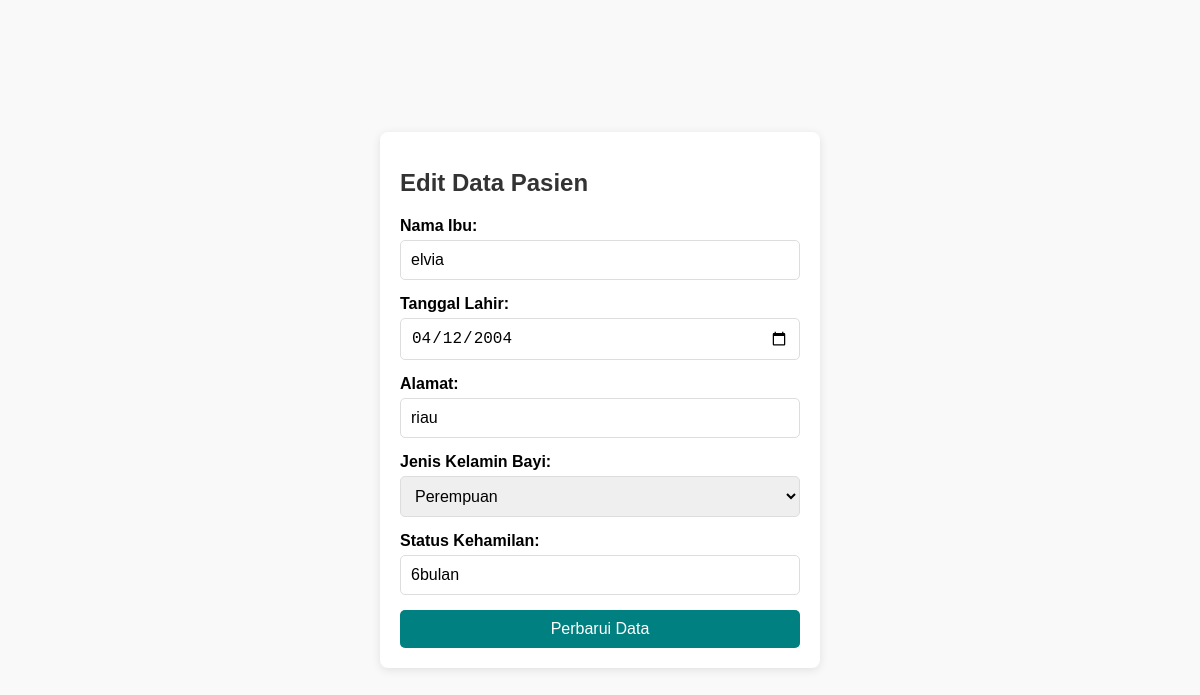
The app's page /edit.php?id=1 (signed in) with its own data.
### tables this page shows
CREATE TABLE `pasien_klinik` (
  `id` int(11) NOT NULL,
  `nama_ibu` varchar(100) NOT NULL,
  `tanggal_lahir` date NOT NULL,
  `alamat` text NOT NULL,
  `jenis_kelamin_bayi` enum('Laki-Laki','Perempuan') NOT NULL,
  `status_kehamilan` varchar(50) NOT NULL
);

### edit.php (the view, shortened to what this page needs)
<?php
include_once("config.php");
if (isset($_GET['id'])) {
    $id = $_GET['id'];
} else {
    header("Location: data_pasien_klinik.php");
    exit();
}
$result = mysqli_query($mysqli, "SELECT * FROM pasien_klinik WHERE id=$id");
if (mysqli_num_rows($result) == 1) {
    $pasien = mysqli_fetch_array($result);
} else {
    echo "Data pasien tidak ditemukan!";
    exit();
}
?>
<!DOCTYPE html>
<html lang="id">
<head>
</head>
<body>
    <div class="form-container">
        <h1>Edit Data Pasien</h1>
        <form method="POST" action="">
            <label for="nama_ibu">Nama Ibu:</label>
            <input type="text" name="nama_ibu" id="nama_ibu" value="<?= htmlspecialchars($pasien['nama_ibu']) ?>" required>
            <label for="tanggal_lahir">Tanggal Lahir:</label>
            <input type="date" name="tanggal_lahir" id="tanggal_lahir" value="<?= htmlspecialchars($pasien['tanggal_lahir']) ?>" required>
            <label for="alamat">Alamat:</label>
            <input type="text" name="alamat" id="alamat" value="<?= htmlspecialchars($pasien['alamat']) ?>" required>
            <label for="jenis_kelamin_bayi">Jenis Kelamin Bayi:</label>
            <select name="jenis_kelamin_bayi" id="jenis_kelamin_bayi" required>
                <option value="Perempuan" <?= $pasien['jenis_kelamin_bayi'] == 'Perempuan' ? 'selected' : '' ?>>Perempuan</option>
            </select>
            <label for="status_kehamilan">Status Kehamilan:</label>
            <input type="text" name="status_kehamilan" id="status_kehamilan" value="<?= htmlspecialchars($pasien['status_kehamilan']) ?>" required>
            <button type="submit" name="submit">Perbarui Data</button>
        </form>
    </div>
</body>
</html>

### edit.php (style rules this page uses)
body { font-family: Arial, sans-serif; background-color: #f9f9f9; margin: 0; padding: 0; display: flex; justify-content: center; align-items: center; height: 100vh; }
.form-container { background: #fff; padding: 20px; border-radius: 8px; box-shadow: 0 2px 10px rgba(0, 0, 0, 0.1); width: 100%; max-width: 400px; }
.form-container h1 { margin-bottom: 20px; font-size: 24px; color: #333; }
.form-container form { display: flex; flex-direction: column; }
.form-container label { margin-bottom: 5px; font-weight: bold; }
.form-container input, .form-container select { padding: 10px; margin-bottom: 15px; border: 1px solid #ddd; border-radius: 5px; font-size: 16px; }
.form-container button { padding: 10px; background: #008080; color: #fff; border: none; border-radius: 5px; font-size: 16px; cursor: pointer; }

### records on screen
pasien_klinik: nama_ibu "elvia", tanggal_lahir "04/12/2004", alamat "riau", jenis_kelamin_bayi "Perempuan", status_kehamilan "6bulan"
